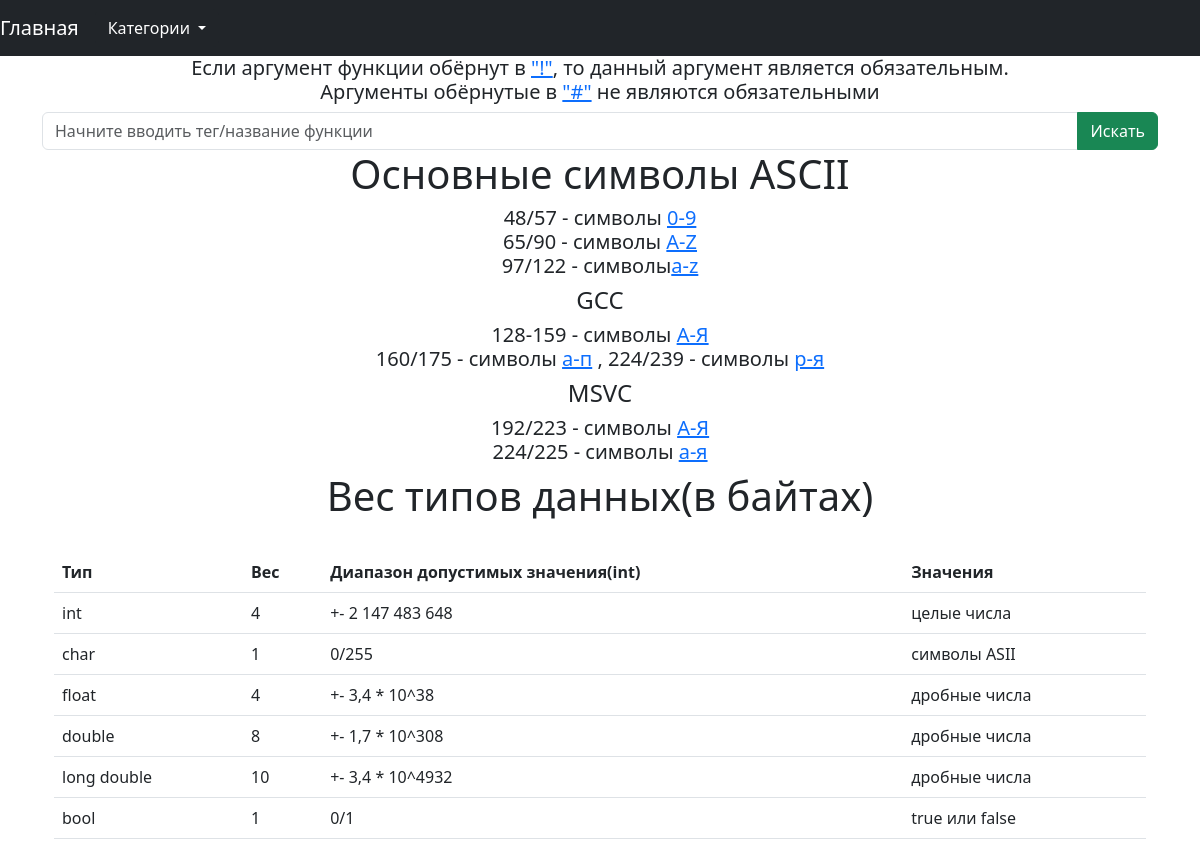
The page / on the database its author committed.
### main/models.py (models this page shows, shortened)
class Type(models.Model):
    title = models.CharField(max_length=40)
    size = models.CharField(max_length=2)
    range = models.CharField(max_length=250)
    value = models.CharField(max_length=200, default=0)

### main/views.py (the view)
def main_page(request):
    return render(request, 'main/main_page.html', {'language': Language.objects.all(), 'type': Type.objects.all()})

### main/templates/main/main_page.html (shortened to what this page needs)
<!DOCTYPE html>
<html lang="en">
<head>
<link href="https://cdn.jsdelivr.net/npm/bootstrap@5.3.0-alpha3/dist/css/bootstrap.min.css" rel="stylesheet">
</head>
<body>
{% block navbar %}
<nav class="navbar navbar-expand-lg navbar-dark bg-dark">
  {% block navbar_left %}
    <a class="navbar-brand" href="/">Главная</a>
    <div class="collapse navbar-collapse" id="navbarText" >
        <ul class="navbar-nav mr-auto">
            <li class="nav-item active">
                <div class="dropdown">
  <button class="btn btn-dark dropdown-toggle" data-bs-toggle="dropdown" >
    Категории
  </button>
</div>
        </ul>
    </div>
  {% endblock %}
</nav>
{% endblock %}
<div class="container">
    {% block search %}
      <form action="{% url 'search' %}" method="get" class="form-inline" enctype="multipart/form-data">
          <h5 align="center">Если аргумент функции обёрнут в <a href="#">"!"</a>, то данный аргумент является обязательным. <br> Аргументы обёрнутые в <a href="#">"#"</a> не являются обязательными</h5>
          <div class="input-group">
              <input name="q" type="search" placeholder="Начните вводить тег/название функции" class="form-control" aria-label="Search" required="">
              <button type="submit" class="btn btn-success">Искать</button>
          </div>
      </form>
    {% endblock %}
    {% block ASCII %}
        <h1 align="center">Основные символы ASCII</h1>
            <h5 align="center">
                48/57 - символы <a href="#">0-9</a> <br>
                65/90 - символы <a href="#">A-Z</a> <br>
                97/122 - символы<a href="#">a-z</a> <br>
            </h5>
                    <h4 align="center">GCC</h4>
            <h5 align="center">
                128-159 - символы <a href="#">А-Я</a> <br>
                160/175 - символы <a href="#">а-п</a> , 224/239 - символы <a href="#">р-я</a> <br>
            </h5>
                    <h4 align="center">MSVC</h4>
            <h5 align="center">
                192/223 - символы <a href="#">А-Я</a><br>
                224/225 - символы <a href="#">а-я</a>
            </h5>
    {% endblock %}
    {% block type %}
        <div align="center" class="container">
            <h1>Вес типов данных(в байтах)</h1><br>
            <table class="table" align="center">
                <thead>
                <tr>
                    <th scope="col">Тип</th>
                    <th scope="col">Вес</th>
                    <th scope="col">Диапазон допустимых значения(int)</th>
                    <th scope="col">Значения</th>
                </tr>
                </thead>
                <tbody>{% for item in type %}
                <tr>
                    <td>{{ item.title }}</td>
                    <td>{{ item.size }}</td>
                    <td>{{item.range }}</td>
                    <td>{{ item.value }}</td>
                </tr>
                {% endfor %}
                </tbody>
            </table>
        </div>
    {% endblock %}
</div>
</body>
</html>

### rows shown on the page
Type: title "int", size "4", range "+- 2 147 483 648", value "целые числа"
Type: title "char", size "1", range "0/255", value "символы ASII"
Type: title "float", size "4", range "+- 3,4 * 10^38", value "дробные числа"
Type: title "double", size "8", range "+- 1,7 * 10^308", value "дробные числа"
Type: title "long double", size "10", range "+- 3,4 * 10^4932", value "дробные числа"
Type: title "bool", size "1", range "0/1", value "true или false"
